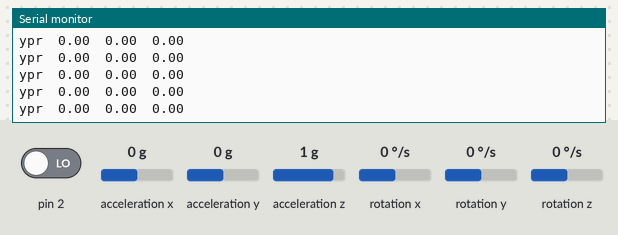
Bench run of a sketch on a simulated Arduino Uno, built with avr-gcc and run on an emulated ATmega328P. Parts: the last lines printed to the serial monitor. The inputs (shaded band) are chosen by the test bench; at power-on: acceleration x 0 g, acceleration y 0 g, acceleration z 1 g, rotation z 0 °/s, pin 2 LOW, rotation x 0 °/s, rotation y 0 °/s. The sensor or clock chip raises its interrupt line as the real part does.

Above: at 1.7 s.
1.8 s: acceleration x set to -1.4 g
At 2.5 s:
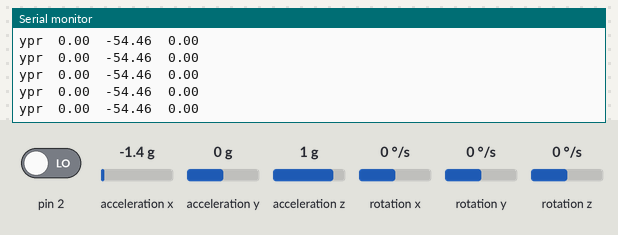
3.3 s: acceleration y set to 0.8 g
At 3.8 s:
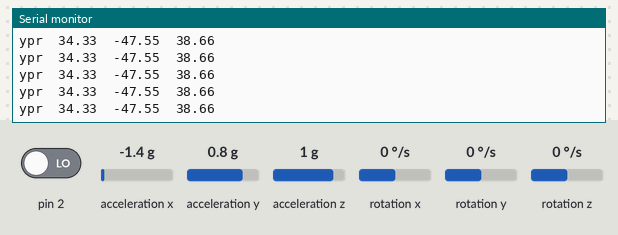
6.3 s: acceleration z set to -1.4 g
At 6.8 s:
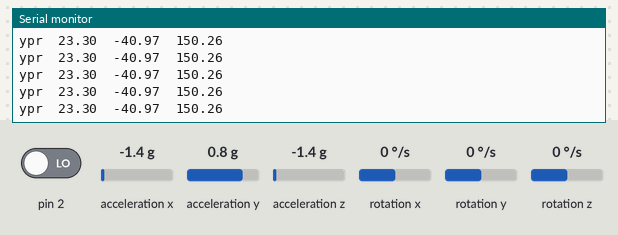
7.8 s: rotation z set to -192 °/s
At 8.7 s:
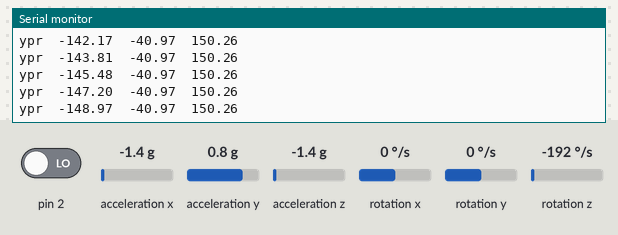
9.3 s: acceleration y set to -1.4 g
At 10.0 s:
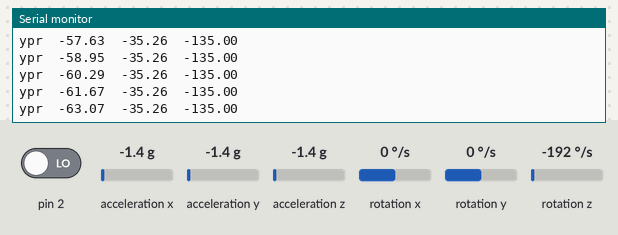
12.3 s: pin 2 driven HIGH
Timing chart, 0 to 14.8 s (numbered marks = the images above; inputs shaded):
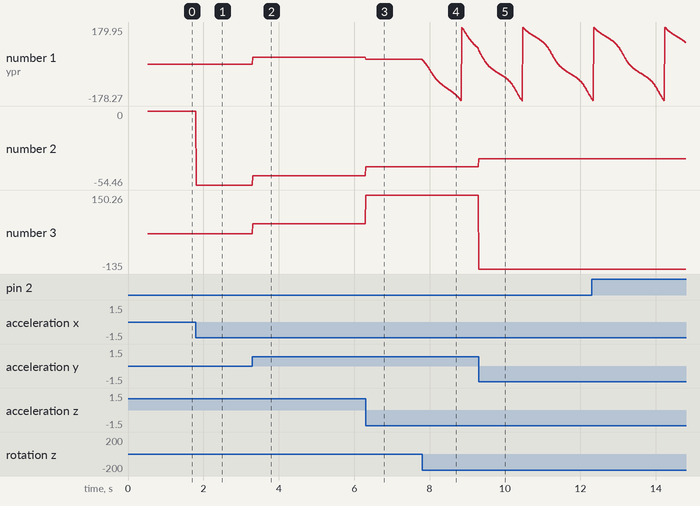

Measured:
- after the input at 1.8 s, the serial monitor: prints a new line at once (image 1)
- after the input at 3.3 s, the serial monitor: prints a new line at once (image 2)
- after the input at 6.3 s, the serial monitor: prints a new line at once (image 3)
- after the input at 7.8 s, the serial monitor: prints a new line at once (image 4)
- plotted number 1: 0 → 34.33 after the input at 3.3 s, 34.33 → 23.3 after the input at 6.3 s, 23.3 → 77.79 after the input at 7.8 s
- plotted number 2: 0 → -54.46 after the input at 1.8 s, -54.46 → -47.55 after the input at 3.3 s, -47.55 → -40.97 after the input at 6.3 s
- plotted number 3: 0 → 38.66 after the input at 3.3 s, 38.66 → 150.26 after the input at 6.3 s

The sketch:

DMP_Ready_DUE.ino
```cpp
//UPDATED AND CORRECT OFFSETS

#include "I2Cdev.h"

#include "MPU6050_6Axis_MotionApps20.h"

#if I2CDEV_IMPLEMENTATION == I2CDEV_ARDUINO_WIRE
    #include "Wire.h"
#endif

MPU6050 mpu;

// uncomment "OUTPUT_READABLE_QUATERNION" if you want to see the actual
// quaternion components in a [w, x, y, z] format (not best for parsing
// on a remote host such as Processing or something though)
//#define OUTPUT_READABLE_QUATERNION

// uncomment "OUTPUT_READABLE_EULER" if you want to see Euler angles
// (in degrees) calculated from the quaternions coming from the FIFO.
// Note that Euler angles suffer from gimbal lock (for more info, see
// http://en.wikipedia.org/wiki/Gimbal_lock)
//#define OUTPUT_READABLE_EULER

// uncomment "OUTPUT_READABLE_YAWPITCHROLL" if you want to see the yaw/
// pitch/roll angles (in degrees) calculated from the quaternions coming
// from the FIFO. Note this also requires gravity vector calculations.
// Also note that yaw/pitch/roll angles suffer from gimbal lock (for
// more info, see: http://en.wikipedia.org/wiki/Gimbal_lock)
#define OUTPUT_READABLE_YAWPITCHROLL

// uncomment "OUTPUT_READABLE_REALACCEL" if you want to see acceleration
// components with gravity removed. This acceleration reference frame is
// not compensated for orientation, so +X is always +X according to the
// sensor, just without the effects of gravity. If you want acceleration
// compensated for orientation, us OUTPUT_READABLE_WORLDACCEL instead.
//#define OUTPUT_READABLE_REALACCEL

// uncomment "OUTPUT_READABLE_WORLDACCEL" if you want to see acceleration
// components with gravity removed and adjusted for the world frame of
// reference (yaw is relative to initial orientation, since no magnetometer
// is present in this case). Could be quite handy in some cases.
//#define OUTPUT_READABLE_WORLDACCEL

// uncomment "OUTPUT_TEAPOT" if you want output that matches the
// format used for the InvenSense teapot demo
//#define OUTPUT_TEAPOT


//#define LED_PIN 13 // (Arduino is 13, Teensy is 11, Teensy++ is 6)
//bool blinkState = false;

// MPU control/status vars
bool dmpReady = false;  // set true if DMP init was successful
uint8_t mpuIntStatus;   // holds actual interrupt status byte from MPU
uint8_t devStatus;      // return status after each device operation (0 = success, !0 = error)
uint16_t packetSize;    // expected DMP packet size (default is 42 bytes)
uint16_t fifoCount;     // count of all bytes currently in FIFO
uint8_t fifoBuffer[64]; // FIFO storage buffer

// orientation/motion vars
Quaternion q;           // [w, x, y, z]         quaternion container
//VectorInt16 aa;         // [x, y, z]            accel sensor measurements
//VectorInt16 aaReal;     // [x, y, z]            gravity-free accel sensor measurements
//VectorInt16 aaWorld;    // [x, y, z]            world-frame accel sensor measurements
VectorFloat gravity;    // [x, y, z]            gravity vector
//float euler[3];         // [psi, theta, phi]    Euler angle container
float ypr[3];           // [yaw, pitch, roll]   yaw/pitch/roll container and gravity vector

// ================================================================
// ===               INTERRUPT DETECTION ROUTINE                ===
// ================================================================

volatile bool mpuInterrupt = false;     // indicates whether MPU interrupt pin has gone high
void dmpDataReady() {
    mpuInterrupt = true;
}

// ================================================================
// ===                      INITIAL SETUP                       ===
// ================================================================

void setup()
{
    // join I2C bus (I2Cdev library doesn't do this automatically)
    #if I2CDEV_IMPLEMENTATION == I2CDEV_ARDUINO_WIRE
        Wire.begin();
        //TWBR = 24; // 400kHz I2C clock (200kHz if CPU is 8MHz)    //This line works on UNO but on DUE, Not declared in this scope.

        Wire.setClock(500000L); //To experiment.  //500 KHz speed

    #elif I2CDEV_IMPLEMENTATION == I2CDEV_BUILTIN_FASTWIRE
        Fastwire::setup(400, true);
    #endif

    // initialize serial communication
    // (115200 chosen because it is required for Teapot Demo output, but it's
    // really up to you depending on your project)
    Serial.begin(115200);
//    while (!Serial); // wait for Leonardo enumeration, others continue immediately

    // NOTE: 8MHz or slower host processors, like the Teensy @ 3.3v or Ardunio
    // Pro Mini running at 3.3v, cannot handle this baud rate reliably due to
    // the baud timing being too misaligned with processor ticks. You must use
    // 38400 or slower in these cases, or use some kind of external separate
    // crystal solution for the UART timer.

    // initialize device
//    Serial.println(F("Initializing I2C devices..."));
//    mpu.initialize();

    // verify connection
//    Serial.println(F("Testing device connections..."));
//    Serial.println(mpu.testConnection() ? F("MPU6050 connection successful") : F("MPU6050 connection failed"));

    // wait for ready
//    Serial.println(F("\nSend any character to begin DMP programming and demo: "));
//    while (Serial.available() && Serial.read()); // empty buffer
//    while (!Serial.available());                 // wait for data
//   while (Serial.available() && Serial.read()); // empty buffer again

    // load and configure the DMP
//    Serial.println(F("Initializing DMP..."));
    devStatus = mpu.dmpInitialize();

    // supply your own gyro offsets here, scaled for min sensitivity  //These are updated for the particular sensor in use now.
    mpu.setXGyroOffset(45);
    mpu.setYGyroOffset(-7);
    mpu.setZGyroOffset(40);
    mpu.setZAccelOffset(853); // 1688 factory default for my test chip

    // make sure it worked (returns 0 if so)
    if (devStatus == 0) {
        // turn on the DMP, now that it's ready
//        Serial.println(F("Enabling DMP..."));
        mpu.setDMPEnabled(true);

        // enable Arduino interrupt detection
//        Serial.println(F("Enabling interrupt detection (Arduino external interrupt 0)..."));
        attachInterrupt(digitalPinToInterrupt(2), dmpDataReady, RISING);

        mpuIntStatus = mpu.getIntStatus();

        // set our DMP Ready flag so the main loop() function knows it's okay to use it
//        Serial.println(F("DMP ready! Waiting for first interrupt..."));
        dmpReady = true;

        // get expected DMP packet size for later comparison
        packetSize = mpu.dmpGetFIFOPacketSize();
    } else {
        // ERROR!
        // 1 = initial memory load failed
        // 2 = DMP configuration updates failed
        // (if it's going to break, usually the code will be 1)
//        Serial.print(F("DMP Initialization failed (code "));
//        Serial.print(devStatus);
//        Serial.println(F(")"));
    }

    // configure LED for output
//    pinMode(LED_PIN, OUTPUT);
}


// ================================================================
// ===                    MAIN PROGRAM LOOP                     ===
// ================================================================

void loop() {
    // if programming failed, don't try to do anything
    if (!dmpReady) return;

    // wait for MPU interrupt or extra packet(s) available
    while (!mpuInterrupt && fifoCount < packetSize)
    {
//        theFunction();


        // other program behavior stuff here
        // .
        // .
        // .
        // if you are really paranoid you can frequently test in between other
        // stuff to see if mpuInterrupt is true, and if so, "break;" from the
        // while() loop to immediately process the MPU data
        // .
        // .
        // .
    }

    // reset interrupt flag and get INT_STATUS byte
    mpuInterrupt = false;
    mpuIntStatus = mpu.getIntStatus();

    // get current FIFO count
    fifoCount = mpu.getFIFOCount();

    // check for overflow (this should never happen unless our code is too inefficient)
    if ((mpuIntStatus & 0x10) || fifoCount == 1024) {
        // reset so we can continue cleanly
        mpu.resetFIFO();
//        Serial.println(F("FIFO overflow!"));

    // otherwise, check for DMP data ready interrupt (this should happen frequently)
    } else if (mpuIntStatus & 0x02) {
        // wait for correct available data length, should be a VERY short wait
        while (fifoCount < packetSize) fifoCount = mpu.getFIFOCount();

        // read a packet from FIFO
        mpu.getFIFOBytes(fifoBuffer, packetSize);

        // track FIFO count here in case there is > 1 packet available
        // (this lets us immediately read more without waiting for an interrupt)
        fifoCount -= packetSize;

        #ifdef OUTPUT_READABLE_YAWPITCHROLL
            // display Euler angles in degrees
            mpu.dmpGetQuaternion(&q, fifoBuffer);
            mpu.dmpGetGravity(&gravity, &q);
            mpu.dmpGetYawPitchRoll(ypr, &q, &gravity);
///*
            Serial.print("ypr\t");
            Serial.print(ypr[0] * 180/M_PI);
            Serial.print("\t");
            Serial.print(ypr[1] * 180/M_PI);
            Serial.print("\t");
            Serial.println(ypr[2] * 180/M_PI);
//*/
          #endif

/*
        #ifdef OUTPUT_READABLE_REALACCEL
            // display real acceleration, adjusted to remove gravity
            mpu.dmpGetQuaternion(&q, fifoBuffer);
            mpu.dmpGetAccel(&aa, fifoBuffer);
            mpu.dmpGetGravity(&gravity, &q);
            mpu.dmpGetLinearAccel(&aaReal, &aa, &gravity);
            Serial.print("areal\t");
            Serial.print(aaReal.x);
            Serial.print("\t");
            Serial.print(aaReal.y);
            Serial.print("\t");
            Serial.println(aaReal.z);
        #endif
*/

/*
        #ifdef OUTPUT_READABLE_WORLDACCEL
            // display initial world-frame acceleration, adjusted to remove gravity
            // and rotated based on known orientation from quaternion
            mpu.dmpGetQuaternion(&q, fifoBuffer);
            mpu.dmpGetAccel(&aa, fifoBuffer);
            mpu.dmpGetGravity(&gravity, &q);
            mpu.dmpGetLinearAccel(&aaReal, &aa, &gravity);
            mpu.dmpGetLinearAccelInWorld(&aaWorld, &aaReal, &q);
            Serial.print("aworld\t");
            Serial.print(aaWorld.x);
            Serial.print("\t");
            Serial.print(aaWorld.y);
            Serial.print("\t");
            Serial.println(aaWorld.z);
        #endif
*/
    }
}
```
